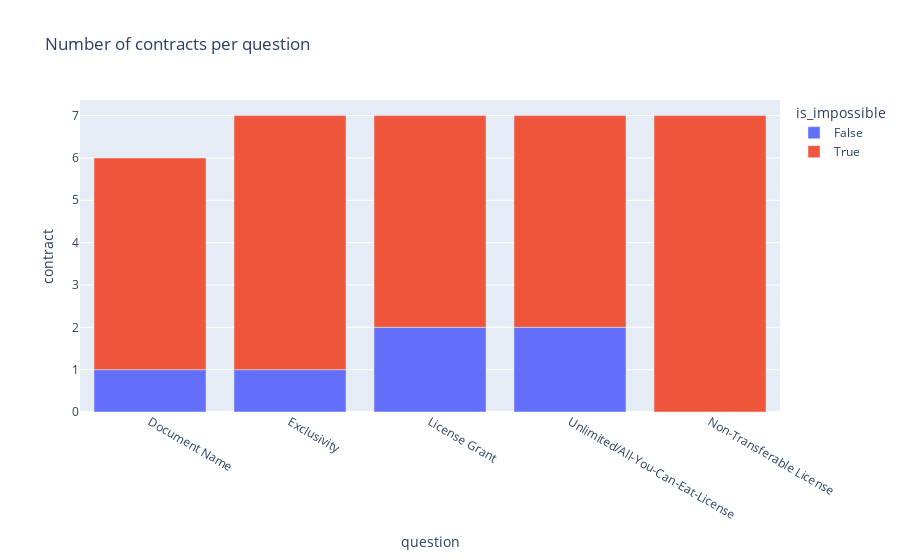

The code cell stored with this chart in its notebook:
### Code cell
px.bar(df_g, x='question', y='contract', color='is_impossible', title='Number of contracts per question')

### Figure 1 — Plotly figure (JSON) as saved in the notebook; plotly's stock layout.template omitted (floating-point values rounded to 4 significant figures)
{"data": [{"alignmentgroup": "True", "hovertemplate": "is_impossible=False<br>question=%{x}<br>contract=%{y}<extra></extra>", "legendgroup": "False", "marker": {"color": "#636efa", "pattern": {"shape": ""}}, "name": "False", "offsetgroup": "False", "orientation": "v", "showlegend": true, "textposition": "auto", "type": "bar", "x": ["Document Name", "Exclusivity", "License Grant", "Unlimited/All-You-Can-Eat-License"], "xaxis": "x", "y": [1, 1, 2, 2], "yaxis": "y"}, {"alignmentgroup": "True", "hovertemplate": "is_impossible=True<br>question=%{x}<br>contract=%{y}<extra></extra>", "legendgroup": "True", "marker": {"color": "#EF553B", "pattern": {"shape": ""}}, "name": "True", "offsetgroup": "True", "orientation": "v", "showlegend": true, "textposition": "auto", "type": "bar", "x": ["Document Name", "Exclusivity", "License Grant", "Non-Transferable License", "Unlimited/All-You-Can-Eat-License"], "xaxis": "x", "y": [5, 6, 5, 7, 5], "yaxis": "y"}], "layout": {"barmode": "relative", "legend": {"title": {"text": "is_impossible"}, "tracegroupgap": 0}, "title": {"text": "Number of contracts per question"}, "xaxis": {"anchor": "y", "domain": [0, 1], "title": {"text": "question"}}, "yaxis": {"anchor": "x", "domain": [0, 1], "title": {"text": "contract"}}}}
